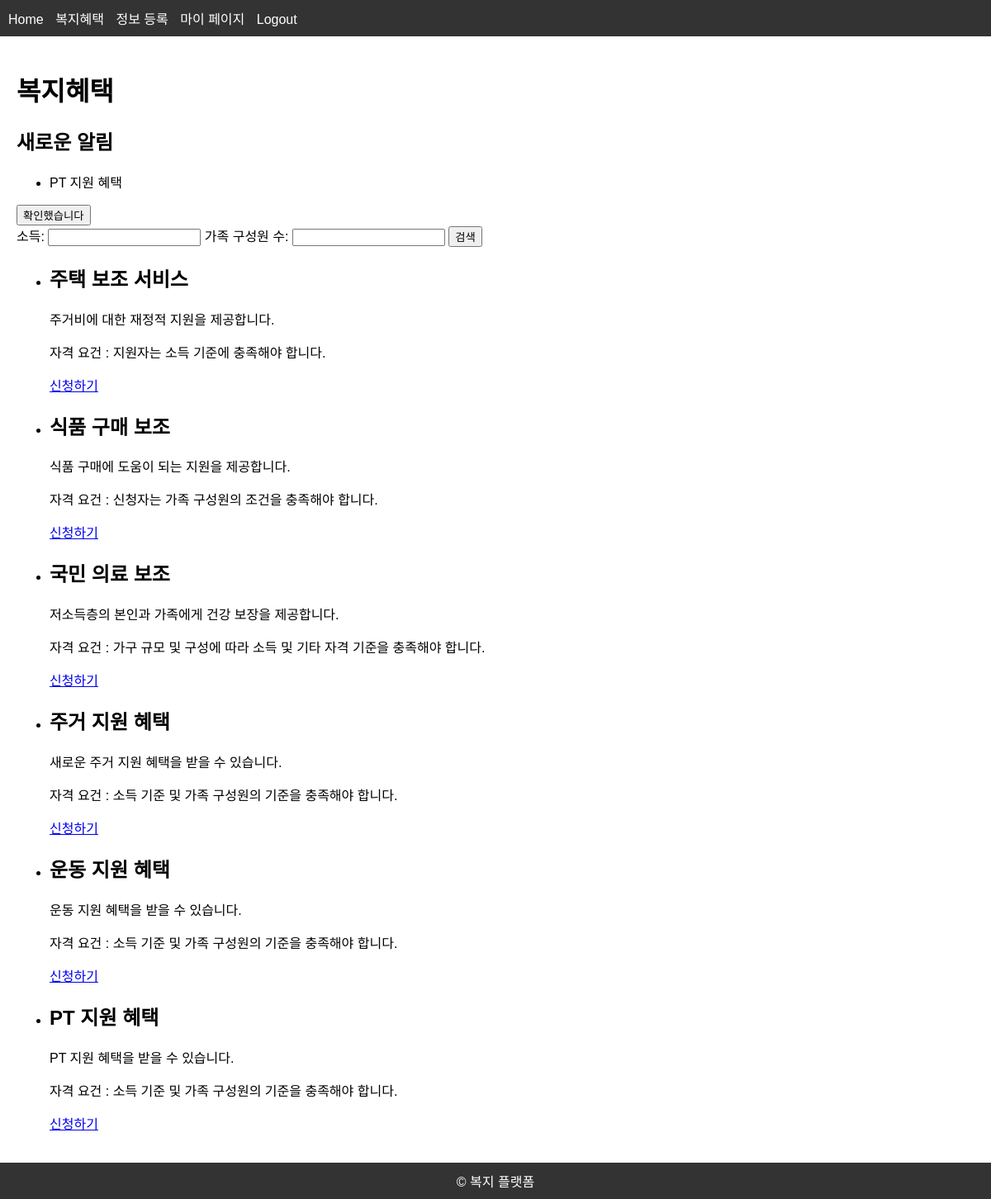
/benefits (signed in), run on the app's committed database.
### models.py (models this page shows, shortened)
class Notification(db.Model):
    id = db.Column(db.Integer, primary_key=True)
    content = db.Column(db.Text, nullable=False)
    created_at = db.Column(db.DateTime, default=datetime.utcnow)
    user_id = db.Column(db.Integer, db.ForeignKey('user.id'), nullable=False)

class ModelMixin(object):
    def save(self):
        db.session.add(self)
        db.session.commit()

class Benefit(UserMixin, ModelMixin, db.Model):
    id = db.Column(db.Integer, primary_key=True)
    name = db.Column(db.String(100), nullable=False)
    description = db.Column(db.Text, nullable=False)
    requirements = db.Column(db.Text, nullable=False)
    income = db.Column(db.Float)
    family_members = db.Column(db.Integer)
    applications = db.relationship('Application', backref='benefit', lazy='dynamic')
    updated_at = db.Column(db.DateTime, default=datetime.utcnow, onupdate=datetime.utcnow)

### benefits.py (the view)
@benefits_bp.route('/benefits', methods=['GET'])
@login_required
def list_benefits():
    income = request.args.get('income', type=float)
    family_members = request.args.get('family_members', type=int)
    if income and family_members:
        benefits = Benefit.query.filter(
            Benefit.income >= income,
            Benefit.family_members >= family_members
        ).order_by(Benefit.id.desc()).all()
    else:
        benefits = Benefit.query.all()
    notifications = current_user.notifications.filter(
        Notification.created_at > current_user.last_notification_checked_at
    ).all()
    return render_template('benefits.html', benefits=benefits, notifications=notifications)

### app.py (called while the page is built)
@login_manager.user_loader
def load_user(user_id):
    from models import User
    return User.query.get(int(user_id))

### templates/benefits.html (shortened to what this page needs)
{% extends 'base.html' %}
{% block content %}
<h1>복지혜택</h1>
{% if notifications %}
<div id="notification">
    <h2>새로운 알림</h2>
    <ul>
        {% for notification in notifications %}
        <li>{{ notification.content }}</li>
        {% endfor %}
    </ul>
    <button id="closeButton">확인했습니다</button>
</div>
{% endif %}
<form method="GET" action="{{ url_for('benefits.list_benefits') }}">
    <label for="income">소득:</label>
    <input type="number" id="income" name="income" min="0" step="0.01">
    <label for="family_members">가족 구성원 수:</label>
    <input type="number" id="family_members" name="family_members" min="1">
    <button type="submit">검색</button>
</form>
<ul>
    {% for benefit in benefits %}
    <li>
        <h2>{{ benefit.name }}</h2>
        <p>{{ benefit.description }}</p>
        <p>자격 요건 : {{ benefit.requirements or '요구사항 없음' }}</p>
        <a href="{{ url_for('applications.apply', benefit_id=benefit.id) }}">신청하기</a>
    </li>
    {% endfor %}
</ul>
{% endblock %}

### static/css/styles.css (style rules this page uses)
body { font-family: Arial, sans-serif; margin: 0; padding: 0; }

### data on the page
Notification: content "PT 지원 혜택"
Benefit: name "주택 보조 서비스", description "주거비에 대한 재정적 지원을 제공합니다.", requirements "지원자는 소득 기준에 충족해야 합니다."
Benefit: name "식품 구매 보조", description "식품 구매에 도움이 되는 지원을 제공합니다.", requirements "신청자는 가족 구성원의 조건을 충족해야 합니다."
Benefit: name "국민 의료 보조", description "저소득층의 본인과 가족에게 건강 보장을 제공합니다.", requirements "가구 규모 및 구성에 따라 소득 및 기타 자격 기준을 충족해야 합니다."
Benefit: name "주거 지원 혜택", description "새로운 주거 지원 혜택을 받을 수 있습니다.", requirements "소득 기준 및 가족 구성원의 기준을 충족해야 합니다."
Benefit: name "운동 지원 혜택", description "운동 지원 혜택을 받을 수 있습니다.", requirements "소득 기준 및 가족 구성원의 기준을 충족해야 합니다."
Benefit: name "PT 지원 혜택", description "PT 지원 혜택을 받을 수 있습니다.", requirements "소득 기준 및 가족 구성원의 기준을 충족해야 합니다."
